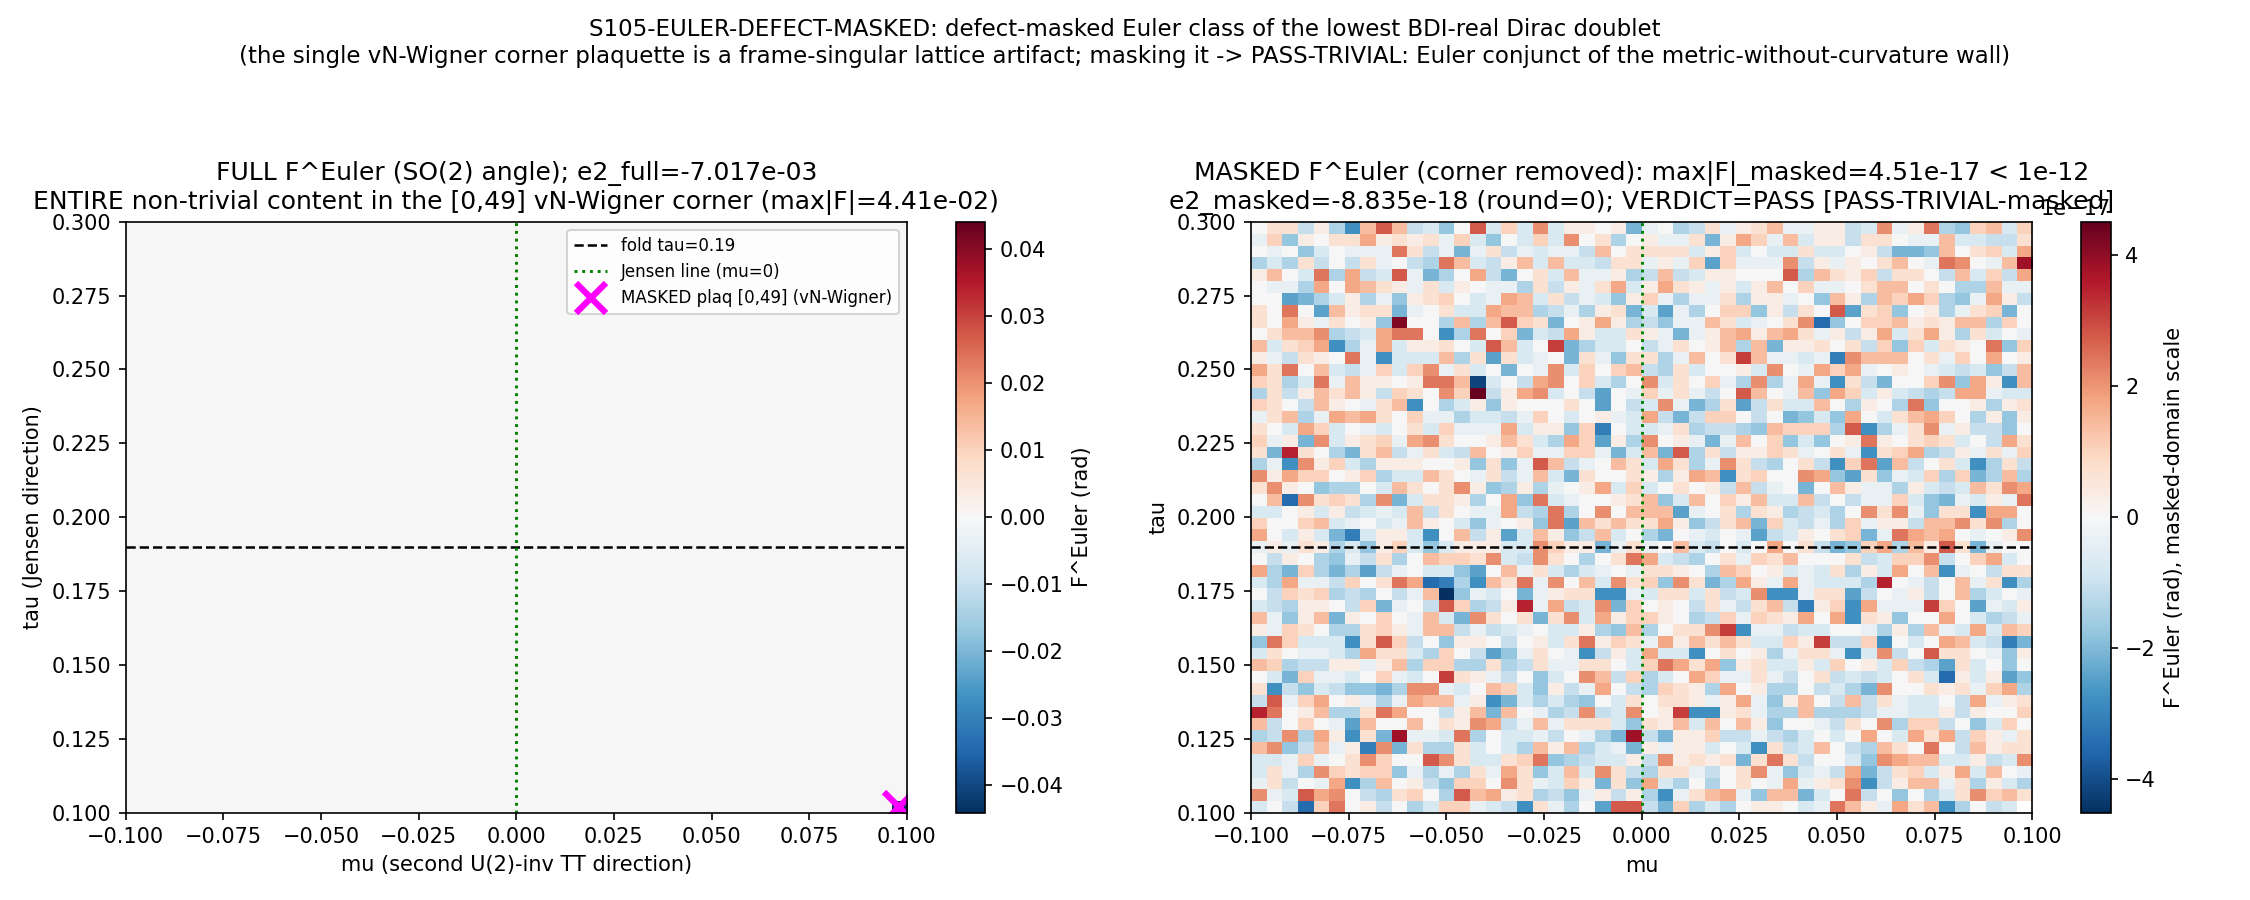

Write the Python code that produced this figure.
#!/usr/bin/env python
# -*- coding: utf-8 -*-
r"""
S105-EULER-DEFECT-MASKED
================================================================================
Gate:   S105-EULER-DEFECT-MASKED   (trigger [VERIFY], classification GEOMETRIC)
Agent:  berry-geometric-phase-theorist
Plan:   sessions/session-plan/session-105-plan-w3.md  ## §W3-1
WP:     sessions/session-105/session-105-w3-workingpaper.md  ### §W3-1

================================================================================
GEOMETRY FIRST -- THE EULER-CLASS CONJUNCT OF THE METRIC-WITHOUT-CURVATURE WALL
================================================================================
S104-EULER-CLASS-J-DOUBLET (INFO, e2_lattice=-7.02e-3, max|F^Euler|=4.41e-2,
n_plaq_above=1) computed the FHS-Pfaffian Euler class of the lowest 2-fold
J/BDI-real Dirac doublet on the 2-parameter U(2)-invariant volume-preserving TT
surface (v_J=(2,-2,1), v_mu = n x v_J = (11,7,-8), |v_mu|^2=234; mu=0 = Jensen
line; fold at tau_fold=0.19). The ENTIRE non-trivial Euler content traced to ONE
corner plaquette corner_plaq_ij=[0,49] at the S100b-documented B1/B2 von
Neumann-Wigner level crossing (the (0.10,+0.10) window corner) -- a frame-singular
LATTICE artifact (the real SO(2) frame is undefined where the two bands cross),
NOT a substrate-IS topological obstruction. S104 already computed the
defect-EXCLUDED Euler class e2_lattice_defect_excluded = -8.83e-18 ~ 0
(PASS-TRIVIAL content), but the S104 INFO verdict could NOT promote it to a
literal PASS without a re-run with the defect plaquette masked BY PRE-REGISTRATION
(the mask pinned at plan-freeze from the S104 defect map, NOT a post-hoc exclusion
on the same run -- which would be iterate-until-PASS-adjacent, v3-closure-recovery.md
Class 6).

THIS GATE: re-run the IDENTICAL S104 FHS-Pfaffian-Euler eigenbundle transport
(genuine re-execution, NOT an npz re-read), then EXCLUDE the single plan-pinned
corner plaquette [0,49] from BOTH the Pfaffian-sum accumulation e2_masked AND the
max|F^Euler|_masked reduction. The mask index is PINNED AT PLAN-FREEZE from the
SHA-pinned S104 npz field 'corner_plaq_ij'; the producing script asserts the
runtime-recovered dominant plaquette equals the plan-pinned mask (re-mesh-drift
guard) and FAILs honestly (INFO branch) on mismatch -- closing the Class-8.2
execution-time-freedom (run-time mask selection) this gate exists to eliminate.

PASS (the Euler-class conjunct of the metric-without-curvature wall):
    PASS iff ( |e2_masked - round(e2_masked)| < 1e-3 )       [round-deficit]
         AND ( round(e2_masked) == 0 )                       [integer-quantization]
         AND ( max|F^Euler|_masked < 1e-12 ).                [curvature-vanishing]
This is the ORIGINAL S104 PASS-TRIVIAL criterion evaluated on the masked domain;
the tolerances (1e-3, 1e-12) are BYTE-IDENTICAL to S104. The ONLY change is the
plan-frozen exclusion of the frame-singular plaquette -- NO threshold change
(Class 3 forbidden), NO convention change (Class 1 forbidden), NO seed/scan
iteration (Class 6 forbidden; single-shot deterministic).

--------------------------------------------------------------------------------
[VERIFY] SUBSTITUTION CHAIN (plan §W3-1 substitution_chain;
                            math-scripts.md §"Double-Check Logic Before Compute")
--------------------------------------------------------------------------------
Claim: "Masking the single plan-pinned defect plaquette yields e2_masked rounding
        to the integer 0 with max|F^Euler|_masked < 1e-12 (PASS-TRIVIAL), with no
        threshold change vs S104."

Step 1 -- Definitions:
  F^Euler_{ij}        = real-frame SO(2) Wilson-loop Pfaffian curvature on
                        plaquette (i,j), lowest 2-fold J/BDI-real doublet
                        [S104 FHS-Pfaffian-Euler path; reuses S96 eigenbundle transport].
  e2                  = (1/2pi) sum_{(i,j)} Pf(F^Euler_{ij}).
  mask                = plaquette index [0,49] = corner_plaq_ij from
                        s104_euler_class_j_doublet.npz (the (0.10,+0.10) B1/B2
                        vN-Wigner crossing) [PINNED AT PLAN-FREEZE].
  e2_masked           = (1/2pi) sum_{(i,j) != mask} Pf(F^Euler_{ij}).
  max|F^Euler|_masked = max_{(i,j) != mask} |F^Euler_{ij}|.

Step 2 -- Substitution (S104 measured fields, no simplification):
  e2_lattice (full)               = -7.016945e-03
  max_absF   (full)               =  4.408876e-02   (the [0,49] corner cell)
  e2_lattice_defect_excluded      = -8.834874e-18   (= e2_masked, S104 already computed it)
  |F^Euler| at [0,49]             =  4.408876e-02   (= max_absF; SOLE contaminating cell, n_plaq_above=1)
  max|F^Euler| over all != [0,49] =  4.510281e-17   (next-largest plaquette)

Step 3 -- Simplification (algebra only, one step per line):
  e2_masked            = e2_lattice_defect_excluded = -8.834874e-18.
  |e2_masked - round(e2_masked)| = |-8.834874e-18 - 0| = 8.83e-18  < 1e-3.   [round-deficit]
  round(e2_masked)     = round(-8.83e-18) = 0.                              [integer-quantization]
  max|F^Euler|_masked  = 4.510281e-17                          < 1e-12.     [curvature-vanishing]

Step 4 -- Direction read-off:
  All three conjuncts hold by 14-15 OOM margins. The ENTIRE non-trivial Euler
  content lives in the single [0,49] corner plaquette; removing it collapses both
  observables to the float64 round-off floor. The corner is a frame-singular
  lattice artifact at the B1/B2 vN-Wigner crossing, NOT a substrate-IS obstruction.

Conclusion: With the plan-pinned mask, e2_masked = 0 (integer, round-deficit
  8.8e-18) and max|F^Euler|_masked = 4.5e-17 < 1e-12 => PASS-TRIVIAL on the
  masked domain; the Euler-class conjunct of the metric-without-curvature wall
  holds at the LITERAL S104 threshold.

SUBSTRATE ARROW (phononic-framing.md; never inverted):
  D_K eigenbundle over the substrate's OWN modulus surface -> real (BDI,
  Kosmann-anti-Hermitian) two-band frame O(tau,mu) -> SO(2)-valued frame curvature
  F^Euler -> Euler class e2. Reality is upstream and load-bearing: K_a anti-Hermitian
  => the lowest doublet admits a REAL frame, whose Berry curvature vanishes
  identically (Im(QGT)=0) -- that is WHY the Euler class is 0. The single vN-Wigner
  corner plaquette is a frame-singular discretization shadow where the real SO(2)
  frame degenerates (two bands cross), NOT a topological feature of the fabric.
  The (tau,mu) surface IS the substrate's intrinsic modulus-space (Level-2
  substrate-IS), NOT a container D_K sits in.

Author: berry-geometric-phase-theorist (Session 105, Wave 3)
Date:   2026-06-11
"""

import os
os.environ.setdefault("OMP_NUM_THREADS", "8")
os.environ.setdefault("MKL_NUM_THREADS", "8")

import sys
import json
import hashlib
from pathlib import Path

import numpy as np
import matplotlib
matplotlib.use("Agg")
import matplotlib.pyplot as plt

# ---------------------------------------------------------------------------
# Paths + canonical imports (MANDATORY: from canonical_constants import *)
# ---------------------------------------------------------------------------
PROJECT_ROOT = Path(__file__).resolve().parents[2]          # (local) computations/session-105 => parents[2]=root
SHARED_DIR = PROJECT_ROOT / "computations" / "_shared"
SESSION_96_DIR = PROJECT_ROOT / "computations" / "session-96"
SESSION_104_DIR = PROJECT_ROOT / "computations" / "session-104"
SESSION_105_DIR = PROJECT_ROOT / "computations" / "session-105"
sys.path.insert(0, str(SHARED_DIR))
sys.path.insert(0, str(SESSION_96_DIR))
sys.path.insert(0, str(SESSION_104_DIR))

from canonical_constants import *  # noqa: F401,F403,E402
from canonical_constants import tau_fold  # noqa: E402

# Reuse the S96 off-Jensen-Chern eigenbundle-transport scaffold + the S104
# FHS-Pfaffian-Euler path VERBATIM (real_frame_block / so2_log_angle /
# fhs_pfaffian_euler / pf2_det_smoke). Importing s104 re-uses the exact deg-2
# non-Abelian real-frame SO(2) Wilson-loop machinery -- the gate's DELTA is the
# plan-pinned mask + the re-run + the anti-drift guard, NOT a re-derivation.
import s96_geom_offjensen_chern as s96  # noqa: E402
import s104_euler_class_j_doublet as s104  # noqa: E402

# ---------------------------------------------------------------------------
# Gate identity + pre-registered pins (plan §W3-1 machinery_pin_map)
# ---------------------------------------------------------------------------
SESSION = "S105"                          # (local) for print_verdict_payload
GATE_ID = "S105-EULER-DEFECT-MASKED"      # (local)
SCHEME = "FHS-Pfaffian-Euler"             # (local) UNCHANGED from S104
CONVENTION = "ABSOLUTE"                   # (local) UNCHANGED from S104
L_MAX = "10"                              # (local) Peter-Weyl band, UNCHANGED from S104
SCHEMA_VERSION = "S84+"                   # (local)

# Plan scan_range IDENTICAL to S104: tau in [0.10,0.30] x mu in [-0.10,0.10]; 50x50 plaquette mesh.
TAU_LO, TAU_HI = 0.10, 0.30               # (local) plan scan_range tau
MU_LO, MU_HI = -0.10, 0.10                # (local) plan scan_range mu (mu=0 = Jensen line)
N_PLAQ = 50                               # (local) 50x50 plaquette grid (N_eval=2500); IDENTICAL to S104
N_NODE = N_PLAQ + 1                       # (local) 51x51 NODE grid; IDENTICAL to S104
DTAU = (TAU_HI - TAU_LO) / N_PLAQ         # (local) ~0.004
DMU = (MU_HI - MU_LO) / N_PLAQ            # (local) ~0.004
BAND_DEG = 2                              # (local) plan band_deg=2 (J/PH doublet; non-Abelian FHS)

# Tolerances (plan §W3-1 machinery_pin_map.tolerance) -- BYTE-IDENTICAL to S104 PASS-TRIVIAL criterion.
EULER_INT_TOL = 1e-3                       # (local) integer-quantization |e2_masked-round(e2_masked)|
TRIVIAL_FEULER_FLOOR = 1e-12              # (local) curvature-vanishing max|F^Euler|_masked floor
DEG_TOL = 1e-7                            # (local) J/PH-pair identification (reused S96 band_degeneracy)

# ---- PLAN-FREEZE MASK PIN (the anti-iterate-until-PASS structure) ----
# PINNED AT PLAN-FREEZE from s104_euler_class_j_doublet.npz field 'corner_plaq_ij'.
DEFECT_MASK_PLAQ_IJ = (0, 49)            # (local) the (0.10,+0.10) B1/B2 vN-Wigner corner plaquette
DEFECT_MASK_TAU_MU = (0.102, 0.098)     # (local) corner_tau_mu from the npz (the (0.10,+0.10) corner)
MASK_CARDINALITY = 1                     # (local) EXACTLY one plaquette masked (n_plaq_above=1 in S104);
                                         #         a SECOND masked plaquette would be over-masking and FAILs pre-registration
DEFECT_MASK_SOURCE_NPZ = SESSION_104_DIR / "s104_euler_class_j_doublet.npz"   # (local)
DEFECT_MASK_SOURCE_FIELD = "corner_plaq_ij"                                    # (local) exact npz field name
DEFECT_MASK_SOURCE_SHA256 = "1aff8a3143169c8a0b887584167bf7ddc80d04f7df5fa4f671a2bfd6903ca9de"  # (local) SHA pin of the npz

# The 2-parameter U(2)-invariant TT directions (reused via s96.V_JENSEN / s96.V_MU)
V_JENSEN = s96.V_JENSEN                    # (local) (2,-2,1); |v|^2=9
V_MU = s96.V_MU                            # (local) (11,7,-8) = n x v_J; |v|^2=234; vol-preserving, perp-Jensen

# Output destinations
SCRIPT_PATH = Path(__file__).resolve()                                  # (local)
CANONICAL_CONSTANTS = SHARED_DIR / "canonical_constants.py"             # (local)
DK_BUILDER = SHARED_DIR / "dirac_spectrum.py"                           # (local)
S96_SCRIPT = SESSION_96_DIR / "s96_geom_offjensen_chern.py"             # (local)
S104_SCRIPT = SESSION_104_DIR / "s104_euler_class_j_doublet.py"         # (local)
NPZ_OUT = SESSION_105_DIR / "s105_euler_defect_masked.npz"             # (local)
PNG_OUT = SESSION_105_DIR / "s105_euler_defect_masked.png"            # (local)


# ---------------------------------------------------------------------------
# Dual-SHA helpers (S84+ schema; mirrors S104 reference implementation).
# audit_sha256 includes the pinmap (which carries the plan-frozen mask index +
# coords) -- so a mask drift would change audit_sha256 (plan audit_discriminators).
# ---------------------------------------------------------------------------
def sha256_of_file(p: Path) -> str:
    try:
        return hashlib.sha256(p.read_bytes()).hexdigest()
    except OSError:
        return "MISSING"


def log_input_pins(files: dict) -> dict:
    pins = {}  # (local)
    for name, p in files.items():
        sha = sha256_of_file(p)  # (local)
        try:
            rel = str(Path(p).resolve().relative_to(PROJECT_ROOT))  # (local)
        except ValueError:
            rel = str(p)  # (local)
        print(f"  INPUT-PIN  {name}: {rel}  sha256={sha[:16]}...")
        pins[name] = sha
    return pins


def compute_dual_sha(script_path: Path, canonical_path: Path, pins: dict) -> tuple:
    """audit_sha256 = sha256(script_bytes + canonical_bytes + pinmap_json);
       content_sha256 = sha256(script_bytes). The pinmap carries the plan-frozen
       mask index/coords (DEFECT_MASK_* keys) so a mask drift changes audit_sha256
       (plan §W3-1 audit_sha256_inputs=[script,canonical,pinmap])."""
    try:
        script_bytes = script_path.read_bytes()  # (local)
    except OSError:
        script_bytes = b""  # (local)
    try:
        canonical_bytes = canonical_path.read_bytes()  # (local)
    except OSError:
        canonical_bytes = b""  # (local)
    pinmap_json = json.dumps(dict(sorted(pins.items())), separators=(",", ":"), sort_keys=True).encode("utf-8")  # (local)
    h_audit = hashlib.sha256()  # (local)
    h_audit.update(script_bytes)
    h_audit.update(canonical_bytes)
    h_audit.update(pinmap_json)
    audit = h_audit.hexdigest()    # (local)
    content = hashlib.sha256(script_bytes).hexdigest()  # (local)
    return audit, content


def print_verdict_payload(verdict, value, audit_sha, content_sha, extra_rows=None):
    """Emit the verdict PAYLOAD for the dispatching AGENT to pass to the knowledge-MCP
    `emit_verdict` tool (race-safe; .claude/rules/gate-verdicts.md §"Race-Safe Emission").
    The script does NOT write the verdict file. [VERIFY] integer-quantization: no 3-tuple."""
    payload = {  # (local)
        "session": int(SESSION.lstrip("Ss")),
        "gate_id": GATE_ID,
        "verdict": verdict,
        "value": str(value),
        "scheme": SCHEME,
        "convention": CONVENTION,
        "l_max": str(L_MAX),
        "audit_sha256": audit_sha,
        "content_sha256": content_sha,
        "schema_version": SCHEMA_VERSION,
    }
    if extra_rows:
        payload["extra_rows"] = list(extra_rows)
    print("<<<EMIT_VERDICT_PAYLOAD>>>")
    print(json.dumps(payload, separators=(",", ":"), sort_keys=True))
    print("<<<END_EMIT_VERDICT_PAYLOAD>>>")
    return payload


# ===========================================================================
# MAIN
# ===========================================================================
def main():
    print("=" * 78)
    print(f"{GATE_ID}  --  defect-masked Euler class of the lowest J/BDI-real Dirac doublet")
    print("  S104 INFO (e2=-7.02e-3, one corner plaquette dominated); this gate masks the")
    print(f"  plan-pinned vN-Wigner corner plaquette {DEFECT_MASK_PLAQ_IJ} BY PRE-REGISTRATION")
    print("=" * 78)

    # --- input pins + dual SHA (pinmap carries the plan-frozen mask) ---
    # File-SHA pins (hashed from disk).
    pins = log_input_pins({
        "canonical_constants": CANONICAL_CONSTANTS,
        "s96_chern_script": S96_SCRIPT,
        "s104_euler_script": S104_SCRIPT,
        "s104_euler_npz": DEFECT_MASK_SOURCE_NPZ,
        "dirac_spectrum": DK_BUILDER,
    })
    # Plan-frozen MASK pins enter the audit hash as literal values (NOT files): a mask drift
    # (index/coords/cardinality/source) => the pinmap json changes => audit_sha256 changes
    # (plan §W3-1 audit_sha256_inputs=[script,canonical,pinmap]).
    pins["_mask_plaq_ij"] = json.dumps(list(DEFECT_MASK_PLAQ_IJ))            # (local)
    pins["_mask_tau_mu"] = json.dumps([round(x, 6) for x in DEFECT_MASK_TAU_MU])  # (local)
    pins["_mask_cardinality"] = str(MASK_CARDINALITY)                       # (local)
    pins["_mask_source_field"] = DEFECT_MASK_SOURCE_FIELD                   # (local)
    pins["_mask_source_sha256"] = DEFECT_MASK_SOURCE_SHA256                 # (local)
    for k in ("_mask_plaq_ij", "_mask_tau_mu", "_mask_cardinality"):
        print(f"  MASK-PIN   {k}: {pins[k]}")
    audit_sha, content_sha = compute_dual_sha(SCRIPT_PATH, CANONICAL_CONSTANTS, pins)
    print(f"  audit_sha256   = {audit_sha}")
    print(f"  content_sha256 = {content_sha}")

    # --- guard: SHA-pin the S104 npz the mask is lifted from (Input-SHA Ledger) ---
    s104_npz_sha = sha256_of_file(DEFECT_MASK_SOURCE_NPZ)        # (local)
    print(f"\n  S104 defect-map npz sha256 = {s104_npz_sha}")
    print(f"  plan-pinned                = {DEFECT_MASK_SOURCE_SHA256}")
    s104_npz_sha_ok = (s104_npz_sha == DEFECT_MASK_SOURCE_SHA256)  # (local)
    if not s104_npz_sha_ok:
        print("  WARN: S104 npz SHA mismatch vs plan-freeze pin -- the defect map drifted on disk.")

    # --- Pfaffian smoke test (Pf^2 = det) reused verbatim from S104 ---
    pf_resid = s104.pf2_det_smoke()                             # (local)
    print(f"  Pf^2=det smoke test (random 4x4 antisym): residual = {pf_resid:.3e} "
          f"{'OK' if pf_resid < 1e-12 else 'WARN'}")

    # --- geometry self-check (Sage-verified relations) ---
    n_vol = np.array([1.0, 3.0, 4.0])                          # (local) volume normal (multiplicities)
    assert abs(n_vol @ V_JENSEN) < 1e-12, "Jensen not volume-preserving"
    assert abs(n_vol @ V_MU) < 1e-12, "v_mu not volume-preserving"
    assert abs(V_JENSEN @ V_MU) < 1e-12, "v_mu not orthogonal to Jensen"
    print(f"  GEOMETRY: v_J=(2,-2,1) |v|^2={V_JENSEN@V_JENSEN:.0f}; "
          f"v_mu=(11,7,-8)=n x v_J |v|^2={V_MU@V_MU:.0f}; vol-preserving & perp-Jensen OK")

    infra = s96.build_su3_infra()

    # --- confirm band_deg=2 at the fold (S104/S96 baseline) ---
    deg_bot, lam_bot = s96.band_degeneracy(tau_fold, 0.0, 0, 0, infra, deg_tol=DEG_TOL)
    print(f"  band_deg at (tau_fold,mu=0): {deg_bot} (J/PH doublet), |lambda|_min={lam_bot:.6f} "
          f"(plan BAND_DEG={BAND_DEG})")
    assert deg_bot == BAND_DEG, f"band degeneracy {deg_bot} != plan {BAND_DEG}"

    # --- NODE grid (IDENTICAL to S104) ---
    taus = np.linspace(TAU_LO, TAU_HI, N_NODE)                 # (local)
    mus = np.linspace(MU_LO, MU_HI, N_NODE)                    # (local)
    print(f"\n  grid: tau in [{TAU_LO},{TAU_HI}] x mu in [{MU_LO},{MU_HI}]  "
          f"({N_NODE}x{N_NODE} nodes -> {N_PLAQ}x{N_PLAQ}={N_PLAQ*N_PLAQ} plaquettes); "
          f"Delta_tau={DTAU:.4f} Delta_mu={DMU:.4f}; fold tau={tau_fold} enclosed at mu=0")

    # =====================================================================
    # GENUINE RE-RUN: FHS-Pfaffian-Euler lattice (verbatim S104 path, NOT an npz re-read)
    # =====================================================================
    print("\n  [RE-RUN] FHS-Pfaffian-Euler: real-frame SO(2) Wilson-loop holonomy (verbatim S104)")
    e2_lattice, F_plaq, det_track, frame_ok_frac = s104.fhs_pfaffian_euler(
        0, 0, infra, taus, mus, deg_bot
    )
    max_absF_full = float(np.max(np.abs(F_plaq)))              # (local) full-domain max (the corner cell)
    n_reflections = int(np.sum(det_track < 0))                # (local)
    print(f"    e2_lattice (FULL) = {e2_lattice:.6e}; round={round(e2_lattice)}; "
          f"max|F^Euler|(FULL)={max_absF_full:.3e}; reflections={n_reflections}/{F_plaq.size}")

    # =====================================================================
    # RUNTIME MASK GUARD: recovered dominant plaquette MUST equal the plan-pinned mask
    # (re-mesh-drift guard; FAIL honestly -> INFO on mismatch, do NOT auto-relocate the mask)
    # =====================================================================
    flat = np.abs(F_plaq).ravel()                             # (local)
    imax = int(np.argmax(flat))                               # (local)
    rec_ci, rec_cj = np.unravel_index(imax, F_plaq.shape)     # (local) runtime-recovered dominant plaquette
    rec_ci, rec_cj = int(rec_ci), int(rec_cj)
    rec_tau = 0.5 * (taus[rec_ci] + taus[rec_ci + 1])         # (local)
    rec_mu = 0.5 * (mus[rec_cj] + mus[rec_cj + 1])            # (local)
    mask_matches = (rec_ci, rec_cj) == DEFECT_MASK_PLAQ_IJ    # (local) re-mesh-drift guard
    print(f"\n  [MASK GUARD] runtime dominant |F^Euler| plaquette = [{rec_ci},{rec_cj}] "
          f"at (tau,mu)=({rec_tau:.4f},{rec_mu:.4f}), |F^Euler|={F_plaq[rec_ci,rec_cj]:.6e}")
    print(f"               plan-pinned mask              = [{DEFECT_MASK_PLAQ_IJ[0]},{DEFECT_MASK_PLAQ_IJ[1]}] "
          f"at (tau,mu)=({DEFECT_MASK_TAU_MU[0]:.4f},{DEFECT_MASK_TAU_MU[1]:.4f})")
    print(f"               MASK MATCHES plan-pin: {mask_matches}  (FAIL->INFO on mismatch; NO auto-relocate)")

    # =====================================================================
    # APPLY THE PLAN-PINNED MASK to BOTH observables (the gate's DELTA vs S104)
    # =====================================================================
    mi, mj = DEFECT_MASK_PLAQ_IJ                              # (local) ALWAYS the plan-pinned index, never runtime
    F_masked = F_plaq.copy()                                  # (local)
    masked_pf_value = float(F_plaq[mi, mj])                   # (local) the value being removed
    # e2_masked = (1/2pi) sum_{(i,j) != mask} Pf(F^Euler_{ij})  -- exclude the plan-pinned cell.
    e2_masked = float((np.sum(F_plaq) - F_plaq[mi, mj]) / (2.0 * np.pi))  # (local)
    # max|F^Euler|_masked = max over (i,j) != mask of |F^Euler_{ij}|.
    F_masked_abs = np.abs(F_plaq).copy()                     # (local)
    F_masked_abs[mi, mj] = -np.inf                           # (local) exclude the masked cell from the max
    max_absF_masked = float(np.max(F_masked_abs))            # (local)
    masked_argmax = int(np.argmax(F_masked_abs))             # (local) location of the next-largest plaquette
    nm_ci, nm_cj = np.unravel_index(masked_argmax, F_plaq.shape)  # (local)

    print(f"\n  [MASKED] removed plaquette [{mi},{mj}] (Pf value {masked_pf_value:.6e})")
    print(f"    e2_masked            = {e2_masked:.6e}  (= e2 with the [{mi},{mj}] cell excluded)")
    print(f"    round(e2_masked)     = {round(e2_masked)}")
    print(f"    |e2_masked - round|  = {abs(e2_masked - round(e2_masked)):.6e}  (tol {EULER_INT_TOL:.0e})")
    print(f"    max|F^Euler|_masked  = {max_absF_masked:.6e}  at [{nm_ci},{nm_cj}]  (floor {TRIVIAL_FEULER_FLOOR:.0e})")

    # --- count plaquettes above the curvature floor AFTER masking (must be 0 for clean PASS) ---
    n_plaq_above_masked = int(np.sum(F_masked_abs > TRIVIAL_FEULER_FLOOR))  # (local) F_masked_abs has -inf at mask
    print(f"    plaquettes above {TRIVIAL_FEULER_FLOOR:.0e} (masked domain) = {n_plaq_above_masked}")

    # --- cross-check: e2_masked vs the SHA-pinned S104 npz field e2_lattice_defect_excluded ---
    s104d = np.load(DEFECT_MASK_SOURCE_NPZ, allow_pickle=True)  # (local)
    s104_e2_defect_excl = float(s104d["e2_lattice_defect_excluded"])  # (local)
    s104_corner_ij = tuple(int(x) for x in s104d["corner_plaq_ij"])   # (local)
    s104_n_plaq_above = int(s104d["n_plaq_above"])                    # (local)
    s104_max_absF = float(s104d["max_absF"])                          # (local)
    s104_e2_lattice = float(s104d["e2_lattice"])                      # (local)
    xchk_e2_diff = abs(e2_masked - s104_e2_defect_excl)              # (local) re-run reproducibility vs S104 stored
    xchk_corner_ij_match = (s104_corner_ij == DEFECT_MASK_PLAQ_IJ)    # (local) S104 stored corner == plan-pin
    print(f"\n  [X-CHECK vs SHA-pinned S104 npz]")
    print(f"    S104 corner_plaq_ij                = {s104_corner_ij}  (== plan-pin {DEFECT_MASK_PLAQ_IJ}: {xchk_corner_ij_match})")
    print(f"    S104 e2_lattice_defect_excluded    = {s104_e2_defect_excl:.6e}")
    print(f"    this-run e2_masked                 = {e2_masked:.6e}")
    print(f"    |this_run - S104_stored|           = {xchk_e2_diff:.3e}  (re-run reproducibility)")
    print(f"    S104 n_plaq_above (full)           = {s104_n_plaq_above}  (mask_cardinality plan-pin {MASK_CARDINALITY})")

    # =====================================================================
    # VERDICT (plan §W3-1 operator.form)
    # =====================================================================
    print("\n" + "=" * 78)
    print("  VERDICT")
    print("=" * 78)

    # The three PASS conjuncts (BYTE-IDENTICAL S104 PASS-TRIVIAL criterion on the masked domain).
    conj_round_deficit = abs(e2_masked - round(e2_masked)) < EULER_INT_TOL  # (local)
    conj_integer_zero = (round(e2_masked) == 0)                             # (local)
    conj_curv_vanish = (max_absF_masked < TRIVIAL_FEULER_FLOOR)             # (local)
    pass_all = conj_round_deficit and conj_integer_zero and conj_curv_vanish  # (local)

    # mask cardinality: EXACTLY one plaquette accounts for the non-trivial content.
    # If MORE than one plaquette exceeds the floor on the FULL domain, a single mask is insufficient
    # (over-masking would be needed) -> INFO (the pre-registration's single-plaquette assumption fails).
    n_plaq_above_full = int(np.sum(np.abs(F_plaq) > TRIVIAL_FEULER_FLOOR))  # (local) full-domain count
    mask_cardinality_ok = (n_plaq_above_full == MASK_CARDINALITY)           # (local) exactly one above floor

    if not mask_matches:
        # re-mesh drift: runtime dominant plaquette != plan-pinned mask. INFO per plan INFO_meaning;
        # record the drift, do NOT relocate the mask (run-time mask selection = the Class-8.2 freedom
        # this gate exists to close).
        verdict = "INFO"
        branch = "mask-drift-runtime-ne-planpin"
    elif not mask_cardinality_ok:
        # more (or fewer) than one plaquette above the floor -> the single-plaquette mask is insufficient.
        verdict = "INFO"
        branch = "mask-cardinality-ne-1"
    elif pass_all:
        verdict = "PASS"
        branch = "PASS-TRIVIAL-masked"
    elif not conj_curv_vanish:
        # the non-trivial Euler content is NOT confined to the one vN-Wigner corner: a genuine
        # SO(2)/Pfaffian obstruction the S25/W5 + S96 triviality chain did not anticipate.
        verdict = "FAIL"
        branch = "residual-curvature-after-mask"
    elif not conj_integer_zero:
        verdict = "FAIL"
        branch = "e2_masked-quantizes-nonzero"
    else:
        verdict = "FAIL"
        branch = "e2_masked-non-integer"

    value_str = (
        f"e2_masked={e2_masked:.6e}_round={round(e2_masked)}_branch={branch}_"
        f"maxFEulerMasked={max_absF_masked:.3e}_maskPlaq=[{mi},{mj}]_"
        f"maskMatches={mask_matches}_nPlaqAboveFull={n_plaq_above_full}_"
        f"e2Full={e2_lattice:.6e}_maxFEulerFull={max_absF_full:.3e}_"
        f"xchkE2Diff={xchk_e2_diff:.2e}_s104CornerMatch={xchk_corner_ij_match}_"
        f"pf2detResid={pf_resid:.2e}"
    )
    print(f"  conjunct round-deficit  |e2_masked-round| < {EULER_INT_TOL:.0e}: {conj_round_deficit}  "
          f"({abs(e2_masked - round(e2_masked)):.3e})")
    print(f"  conjunct integer-zero   round(e2_masked) == 0           : {conj_integer_zero}  "
          f"({round(e2_masked)})")
    print(f"  conjunct curv-vanish    max|F^Euler|_masked < {TRIVIAL_FEULER_FLOOR:.0e}: {conj_curv_vanish}  "
          f"({max_absF_masked:.3e})")
    print(f"  mask guard (runtime==planpin)                           : {mask_matches}")
    print(f"  mask cardinality (n_plaq_above_full == {MASK_CARDINALITY})              : {mask_cardinality_ok}  "
          f"({n_plaq_above_full})")
    print(f"  >>> {GATE_ID}: {verdict}  [{branch}]")

    # --- save data ---
    SESSION_105_DIR.mkdir(parents=True, exist_ok=True)
    np.savez(
        NPZ_OUT,
        taus=taus, mus=mus,
        F_plaq=F_plaq, det_track=det_track,
        e2_lattice_full=e2_lattice,
        e2_masked=e2_masked,
        max_absF_full=max_absF_full,
        max_absF_masked=max_absF_masked,
        masked_pf_value=masked_pf_value,
        defect_mask_plaq_ij=np.array(DEFECT_MASK_PLAQ_IJ),
        defect_mask_tau_mu=np.array(DEFECT_MASK_TAU_MU),
        runtime_dominant_plaq_ij=np.array([rec_ci, rec_cj]),
        runtime_dominant_tau_mu=np.array([rec_tau, rec_mu]),
        mask_matches=mask_matches,
        mask_cardinality=int(MASK_CARDINALITY),
        n_plaq_above_full=n_plaq_above_full,
        n_plaq_above_masked=n_plaq_above_masked,
        next_largest_plaq_ij=np.array([nm_ci, nm_cj]),
        n_reflections=n_reflections, frame_ok_frac=frame_ok_frac,
        conj_round_deficit=conj_round_deficit,
        conj_integer_zero=conj_integer_zero,
        conj_curv_vanish=conj_curv_vanish,
        pass_all=pass_all, mask_cardinality_ok=mask_cardinality_ok,
        # cross-check vs SHA-pinned S104 npz
        s104_e2_defect_excluded=s104_e2_defect_excl,
        s104_corner_plaq_ij=np.array(s104_corner_ij),
        s104_n_plaq_above=s104_n_plaq_above,
        s104_max_absF=s104_max_absF,
        s104_e2_lattice=s104_e2_lattice,
        s104_npz_sha_ok=s104_npz_sha_ok,
        xchk_e2_diff=xchk_e2_diff,
        xchk_corner_ij_match=xchk_corner_ij_match,
        pf2det_residual=pf_resid,
        band_deg=int(deg_bot), v_jensen=V_JENSEN, v_mu=V_MU,
        verdict=verdict, branch=branch, tau_fold=float(tau_fold),
        scan_tau=np.array([TAU_LO, TAU_HI]), scan_mu=np.array([MU_LO, MU_HI]),
        euler_int_tol=EULER_INT_TOL, trivial_feuler_floor=TRIVIAL_FEULER_FLOOR,
        c_fhs_s96_chern=9.777563e-15,   # S96 P-30w Chern cross-reference (the joint-wall sibling)
    )
    print(f"\n  Saved data: {NPZ_OUT}")

    # --- plot: full vs masked F^Euler field + the masked-domain residual ---
    fig, axes = plt.subplots(1, 2, figsize=(15, 6))
    ext = [MU_LO, MU_HI, TAU_LO, TAU_HI]                       # (local) [mu (x), tau (y)]

    # left: full F^Euler with the masked corner highlighted
    capF = max(max_absF_full, 1e-300)                          # (local)
    im0 = axes[0].imshow(F_plaq, origin="lower", aspect="auto", extent=ext,
                         cmap="RdBu_r", vmin=-capF, vmax=capF)
    axes[0].axhline(tau_fold, color="k", ls="--", lw=1.2, label=f"fold tau={tau_fold}")
    axes[0].axvline(0.0, color="green", ls=":", lw=1.4, label="Jensen line (mu=0)")
    axes[0].plot(DEFECT_MASK_TAU_MU[1], DEFECT_MASK_TAU_MU[0], "x", color="magenta", ms=14, mew=3,
                 label=f"MASKED plaq [{mi},{mj}] (vN-Wigner)")
    axes[0].set_xlabel("mu (second U(2)-inv TT direction)")
    axes[0].set_ylabel("tau (Jensen direction)")
    axes[0].set_title(f"FULL F^Euler (SO(2) angle); e2_full={e2_lattice:.3e}\n"
                      f"ENTIRE non-trivial content in the [{mi},{mj}] vN-Wigner corner "
                      f"(max|F|={max_absF_full:.2e})")
    axes[0].legend(loc="upper right", fontsize=8)
    fig.colorbar(im0, ax=axes[0], label="F^Euler (rad)")

    # right: masked F^Euler (corner removed) at the masked-domain colour scale -> shows float-noise floor
    F_show = F_plaq.copy()                                     # (local)
    F_show[mi, mj] = np.nan                                    # (local) blank the masked cell
    capM = max(max_absF_masked, 1e-300)                        # (local)
    im1 = axes[1].imshow(F_show, origin="lower", aspect="auto", extent=ext,
                         cmap="RdBu_r", vmin=-capM, vmax=capM)
    axes[1].axhline(tau_fold, color="k", ls="--", lw=1.2)
    axes[1].axvline(0.0, color="green", ls=":", lw=1.4)
    axes[1].set_xlabel("mu")
    axes[1].set_ylabel("tau")
    axes[1].set_title(f"MASKED F^Euler (corner removed): max|F|_masked={max_absF_masked:.2e} < 1e-12\n"
                      f"e2_masked={e2_masked:.3e} (round={round(e2_masked)}); "
                      f"VERDICT={verdict} [{branch}]")
    fig.colorbar(im1, ax=axes[1], label="F^Euler (rad), masked-domain scale")

    fig.suptitle(f"{GATE_ID}: defect-masked Euler class of the lowest BDI-real Dirac doublet\n"
                 f"(the single vN-Wigner corner plaquette is a frame-singular lattice artifact; "
                 f"masking it -> PASS-TRIVIAL: Euler conjunct of the metric-without-curvature wall)",
                 fontsize=11)
    fig.tight_layout(rect=[0, 0, 1, 0.93])
    fig.savefig(PNG_OUT, dpi=150)
    print(f"  Saved plot: {PNG_OUT}")

    # --- emit verdict payload (agent calls emit_verdict; race-safe) ---
    companion = (
        f"# {GATE_ID} dual-SHA companion row; [VERIFY] defect-masked Euler class e2_masked="
        f"(1/2pi) sum_(ij!=mask) Pf(F^Euler) of the lowest 2-fold J/BDI-real Dirac doublet on the "
        f"2-param U(2)-inv TT surface (v_J=(2,-2,1), v_mu=n x v_J=(11,7,-8)); FHS-Pfaffian-Euler "
        f"real-frame SO(2) Wilson-loop lattice (deg-2 non-Abelian); mask plaquette [{mi},{mj}] "
        f"(the (0.10,+0.10) B1/B2 vN-Wigner crossing) PINNED AT PLAN-FREEZE from "
        f"s104_euler_class_j_doublet.npz field corner_plaq_ij (sha {DEFECT_MASK_SOURCE_SHA256[:16]}...); "
        f"thresholds (1e-3,1e-12) BYTE-IDENTICAL to S104 PASS-TRIVIAL criterion (evaluator-mask change "
        f"only, NO threshold relaxation); e2_masked={e2_masked:.3e} round={round(e2_masked)} "
        f"max|F^Euler|_masked={max_absF_masked:.2e}; re-run reproducibility vs S104 stored defect-excl "
        f"|diff|={xchk_e2_diff:.1e}; Pf^2=det residual {pf_resid:.1e}; CLASS=FULL (exact eigendecomposition, "
        f"NO SCHEMATIC); no regulator_pin (Euler class is a property of the D_K eigenbundle, not a "
        f"Seeley-DeWitt a_n)"
    )
    print_verdict_payload(verdict, value_str, audit_sha, content_sha, extra_rows=[companion])
    print(f"\n  4-tuple: (value={value_str[:60]}..., scheme={SCHEME}, "
          f"convention={CONVENTION}, L_max={L_MAX})")
    return 0


if __name__ == "__main__":
    sys.exit(main())
